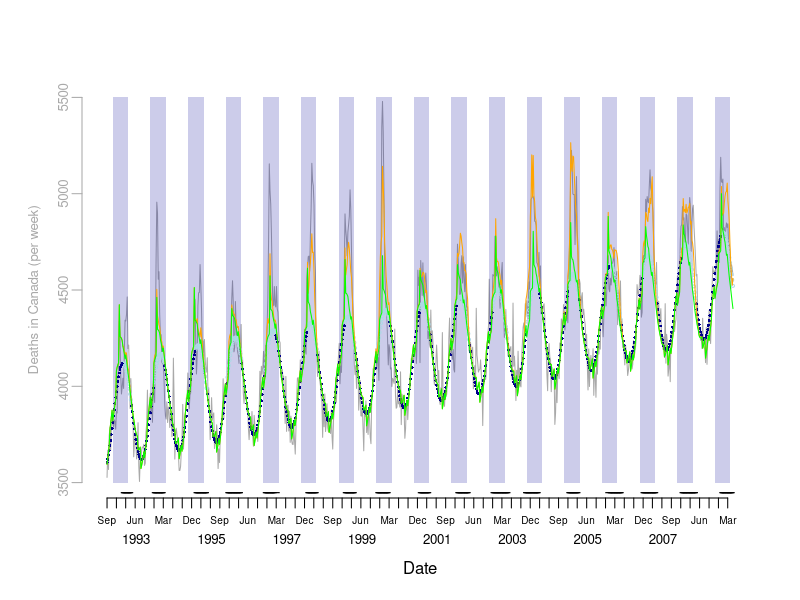
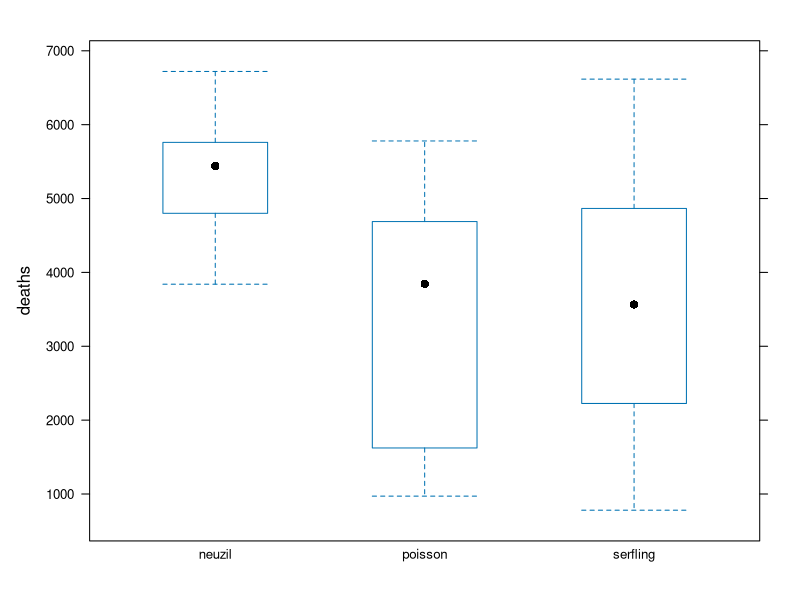

Write the R code that produced these figures, in order.
## ------------- Module 1 Example Code -------------

## ------------- Load Data -------------

# Read data files as downloaded after minor cleaning
death = read.csv("data/Table_S1_clean.csv")

# Cast columns to correct data types
death$DEATHDT = as.Date(death$DEATHDT)
death$MONTH = as.factor(death$MONTH)


## ------------- Plot Deaths and Seasons -------------
# Create date sequences for labelling plots
months = seq(from=head(death$DEATHDT,1), to=tail(death$DEATHDT,1), by="months")
quarters = seq(from=head(death$DEATHDT,1), to=tail(death$DEATHDT,1), by="quarters")
years = seq(from=as.Date("1993-06-15"), to=as.Date("2008-06-15"), by="years")
seasons = seq(1993,2009)

# Plot observed counts
## draw a plot with two Date axes, one with quarters, and one with years
plot(death$DEATHDT, death$COUNT, type='n', bty='n', xaxt='n', yaxt='n', 
     xlab = "Date", ylab='', ylim=c(3500,5500), xlim=c(head(death$DEATHDT,1), tail(death$DEATHDT,1)))
axis.Date(1, at=quarters, format="%b", cex.axis=0.6, mgp=c(3,0.5,0))
axis.Date(1, at=years, format="%Y", tick=FALSE, cex.axis=0.8, mgp=c(5,1.5,0))

# Create axis and add data for all-cause mortality
death.col = "dark gray"
axis(2, at = seq(3500,5500,500), col=death.col, col.axis=death.col, mgp=c(2,0.5,0), cex.axis=0.8)
mtext("Deaths in Canada (per week)", side=2, line=2, at=4500, col=death.col, cex=0.8)
lines(death$DEATHDT, death$COUNT, type='l', col=death.col)

# Add periseason boundaries (Nov to Apr) to plot
nov = seq(from=as.Date("1992-11-01"), to=as.Date("2008-11-01"), by="years")
apr = seq(from=as.Date("1993-04-01"), to=as.Date("2009-04-01"), by="years")
y.pts = rep(c(3500,5500,5500,3500), length(nov))
x.pts = NULL
for (month in 1:length(nov)){
	x.pts = c(x.pts, c(nov[month], nov[month], apr[month], apr[month]))
} # for
polygon(x.pts, y.pts, density=NULL, col="#00009933", border=NA)

# Identify influenza A season boundaries using calendar and WHO reporting data
#  according to a simplified verion of the method described by Neuzil
season.n = NULL
for (season in seasons) {
	n.tests = sum(death$FLUA[death$YRSEAS==season])
	season.n = c(season.n, death$FLUA[death$YRSEAS==season] > n.tests*0.01)
} # for

# Plot seasons
periseason = c("Nov","Dec","Jan","Feb","Mar","Apr")
death$peri = is.element(format(death$DEATHDT, format="%b"), periseason)
death$neuzil = season.n
# Modify outlier that is not connected to season
death$neuzil[death$WEEK==206] = FALSE

# Add seasonal boundaries at base of plot
points(death$DEATHDT, (death$neuzil*3500-50), pch="-", cex=1)

# Q1: Summarize distribution of weeks by summer, periseason, and season.

## ------------- Periseason -------------
# Calculate excess mortality using periseason approaches
weeks.p = nrow(death[(death$peri==TRUE & death$neuzil==FALSE),])
count.p = sum(death[(death$peri==TRUE & death$neuzil==FALSE), "COUNT"])

weeks.n = nrow(death[(death$peri==TRUE & death$neuzil==TRUE),])
count.n = sum(death[(death$peri==TRUE & death$neuzil==TRUE), "COUNT"])


# Rate difference (deaths / week)
rd.n = (count.n / weeks.n) - (count.p / weeks.p)

# Create empty data.frame to hold counts of excess deaths attributable to influenza in each season
excess = data.frame(season=seasons, n.total=rep(NA,length(seasons)), n.weeks=rep(NA,length(seasons)))

# Use a for loop to fill the excess data.frame with values (weeks and counts) for the periseason method
for (season in seasons) {
	excess$n.weeks[excess$season==season] = nrow(death[death$peri==TRUE & death$neuzil==TRUE & death$YRSEAS==season,])
	excess$n.total[excess$season==season] = sum(rd.n * excess$n.weeks[excess$season==season])
} # for - seasons


# Q2: Describe the mortality attributable to influenza using the periseason method.



## ------------- Serfling -------------
# Define variables for the Serfling (and GLM) model
t = seq(1,nrow(death))
t2 = t^2
t3 = t^3
c = cos(2*pi*t/52)
s = sin(2*pi*t/52)

# Censor data during circulating influenza periods for fitting model
# - Create an empty vector to hold outcome data that will be used to fit model
y.fit = rep(NA, length(death$COUNT))
# - Populate the vector with values outside the influenza seasons
y.fit[death$neuzil==FALSE | death$peri==FALSE] = death$COUNT[death$neuzil==FALSE | death$peri==FALSE]
# - Create data frome to hold data for fitting the model
fit.data = data.frame(y=y.fit, t=t, t2=t2, t3=t3, c=c, s=s)

# Create data frame without outcome for prediction of censored weeks
predict.data = data.frame(t=t, t2=t2, t3=t3, c=c, s=s)

# Fit the model
serfling = glm(y ~ c + s + t + t2 + t3, data=fit.data)

# Predict deaths for censored days (and obtain model fit for other days)
serfling.predict = predict(serfling, predict.data)

# Plot fit and predicted values
points(death$DEATHDT[death$neuzil==TRUE & death$peri==TRUE], serfling.predict[death$neuzil==TRUE & death$peri==TRUE], pch=1, cex=0.4, col="light blue")
points(death$DEATHDT[(death$neuzil==FALSE | death$peri==FALSE)], serfling.predict[(death$neuzil==FALSE | death$peri==FALSE)], pch=16, cex=0.4, col="dark blue")

# Use a for loop to calculate the excess deaths per season based on the Serfling model and to place the values in the excess data.frame. 
#  Consider excess on days the observed count is above the predicted.
for (season in seasons) {
	excess.deaths.s = death$COUNT[(death$COUNT > serfling.predict & death$YRSEAS==season & death$peri==TRUE)] - 
						serfling.predict[(death$COUNT > serfling.predict & death$YRSEAS==season & death$peri==TRUE)]
	
	excess$s.total[excess$season==season] = sum(excess.deaths.s, na.rm=TRUE)
	excess$s.weeks[excess$season==season] = length(excess.deaths.s)
} # for


# Q3: Describe the mortality attributable to influenza using the cyclical regression method.


## ------------- GLM (Poisson) -------------
# Define data structures
# - Create a data.frame for fitting the model
fit.data.p = data.frame(y=death$COUNT, c=c, s=s, month=death$MONTH, jan=death$JAN1, flua=death$FLUA, flub=death$FLUB, rsv=death$RSVPOS, week=death$WEEK)
# - Create a data.frame for 'predicting' deaths, really the model fit for each week
predict.data.p = data.frame(c=c, s=s, month=death$MONTH, jan=death$JAN1, flua=death$FLUA, flub=death$FLUB, rsv=death$RSVPOS, week=death$WEEK)
# - Creater a data.frame for predicting deaths in the absence of influenza a 
predict.data.p.noflua = data.frame(c=c, s=s, month=death$MONTH, jan=death$JAN1, flua=rep(0,nrow(death)), flub=death$FLUB, rsv=death$RSVPOS, week=death$WEEK)

# Fit the model
poisson = glm(y ~ c + s + month + jan + flua + rsv + week, data=fit.data.p, family=poisson(link="identity"))

# Predict deaths for all days with and without influenza A circulating
poisson.predict = predict(poisson, predict.data.p, type="response")
poisson.predict.noflua = predict(poisson, predict.data.p.noflua, type="response")

# Plot the fit and predicted values
lines(death$DEATHDT, poisson.predict, col="orange", lty=1)
lines(death$DEATHDT, poisson.predict.noflua, col="green", lty=1)

# Use a for loop to calculate the excess deaths per season using Poisson model and assign the values to the excess data.frame. 
for (season in seasons) {
	excess.deaths.p = death$COUNT[(death$COUNT > poisson.predict.noflua & death$YRSEAS==season & death$peri==TRUE)] - 
						poisson.predict.noflua[(death$COUNT > poisson.predict.noflua & death$YRSEAS==season & death$peri==TRUE)]
	
	excess$p.total[excess$season==season] = sum(excess.deaths.p, na.rm=TRUE)
	excess$p.weeks[excess$season==season] = length(excess.deaths.p)
} # for


# Q4: Describe the mortality attributable to influenza using the GLM method.


## ------------- Plot Excess Deaths by Method -------------
# Create boxplot of excess deaths by method, with seasons as observations
# Load a graphics library
require(lattice)

# Prepare the data structure
excess.total = excess[,c("season","n.total","s.total","p.total")]
methods=c("neuzil","serfling","poisson")
methods.vector = c(rep(methods[1],length(seasons)), rep(methods[2],length(seasons)), rep(methods[3],length(seasons)))
excess.long = data.frame(season=rep(seasons,3), method=methods.vector, deaths=rep(NA,length(seasons)*3))
for (season in seasons) {
	for (method in methods) {
		excess.long$deaths[excess.long$season==season & excess.long$method==method] = 
		  excess.total[excess.total==season, (which(methods==method)+1)]
	} # for - methods
} # for - seasons

# Draw the plot
bwplot(deaths ~ method, data=excess.long, horizontal=FALSE)

# Q5: Which method would you recommend and why?
